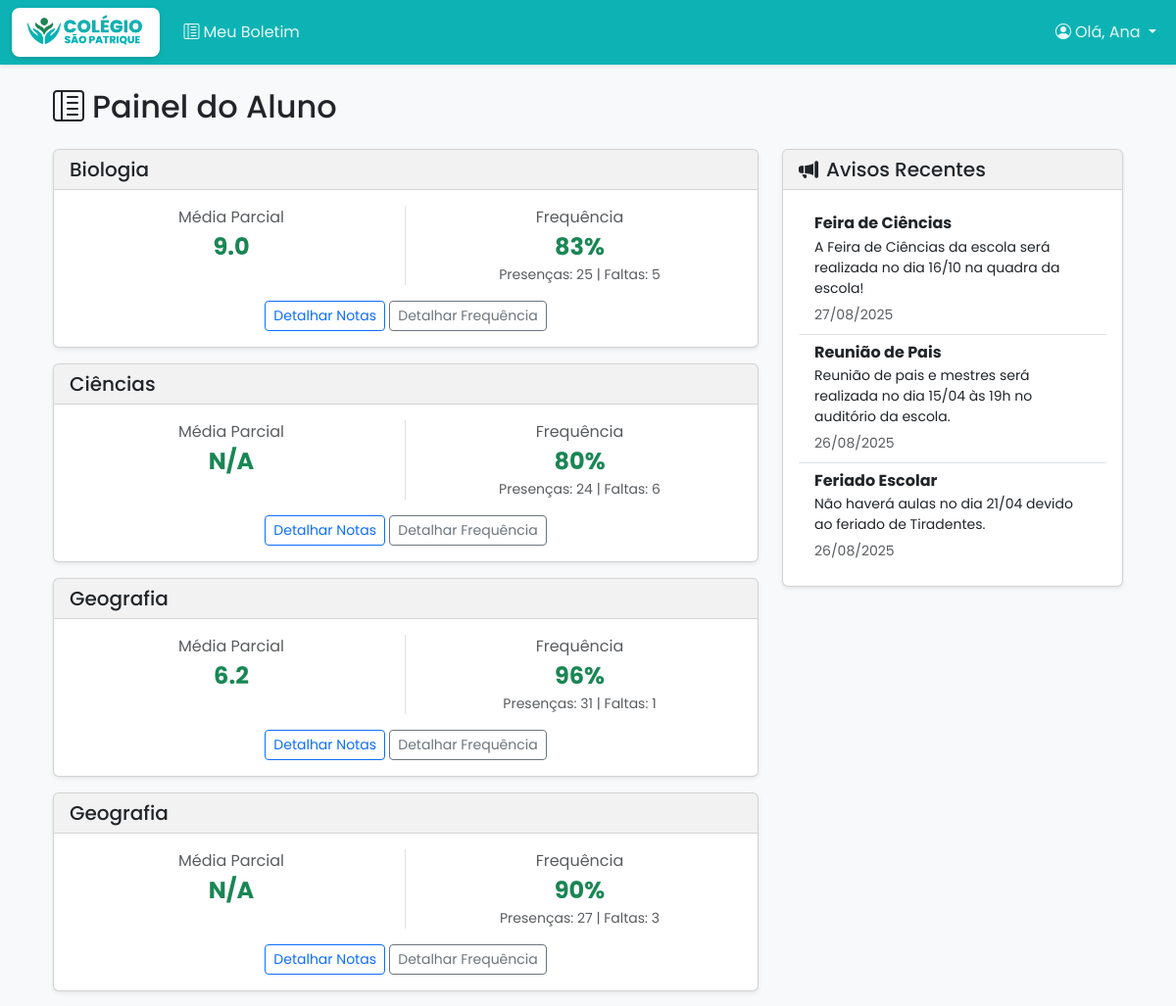
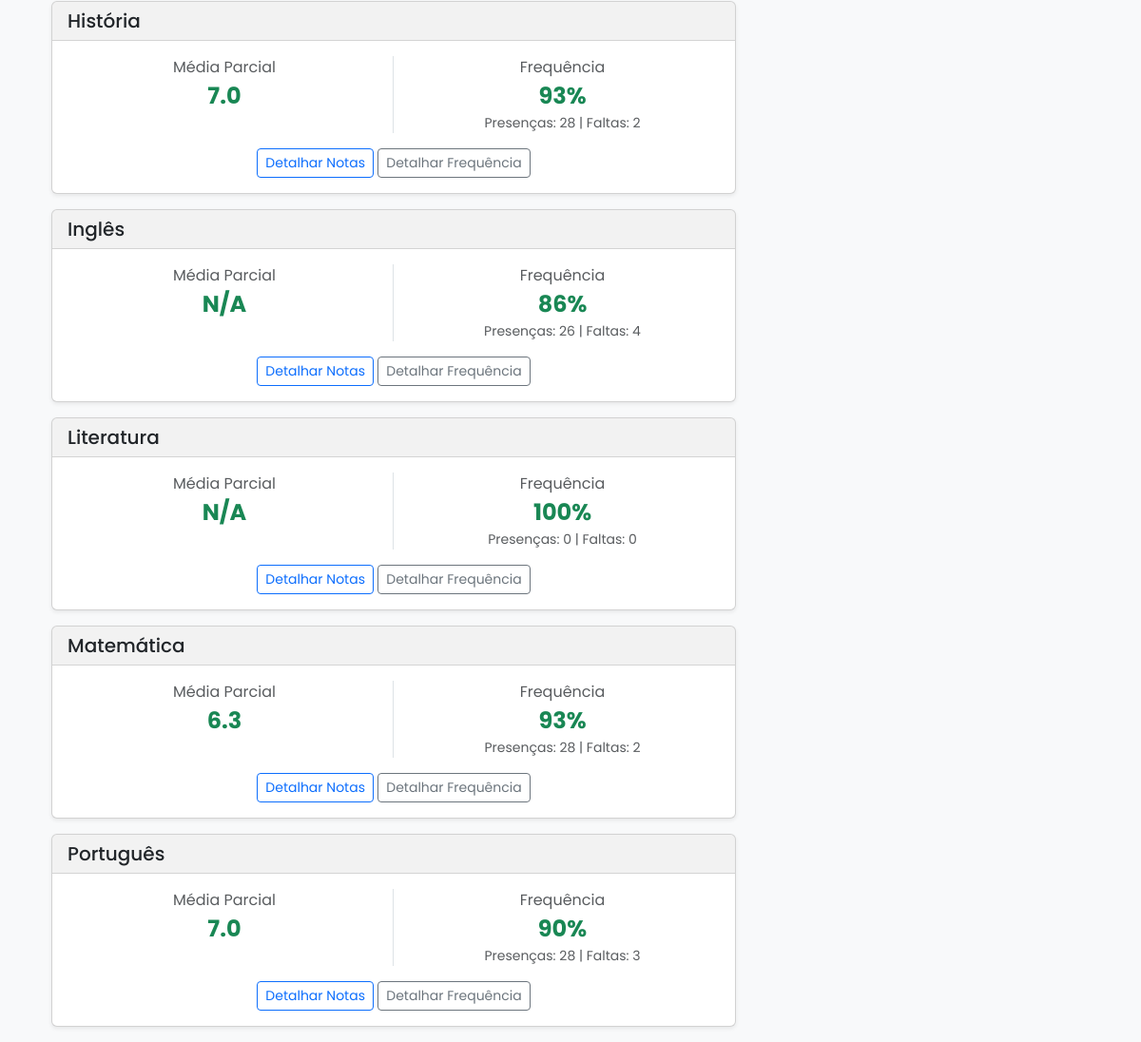
Screenshot of /aluno_dashboard (signed in) with the database file from the repository (2 pictures, top to bottom).
### tables this page shows
CREATE TABLE disciplina (
    id INTEGER PRIMARY KEY AUTOINCREMENT,
    nome TEXT NOT NULL,
    ano INTEGER NOT NULL,
    periodo TEXT -- Ex: "1Âº Semestre", "Anual"
);

CREATE TABLE aviso (
    id INTEGER PRIMARY KEY AUTOINCREMENT,
    titulo TEXT NOT NULL,
    conteudo TEXT NOT NULL,
    data_publicacao TIMESTAMP DEFAULT CURRENT_TIMESTAMP
);

### app.py (the view, shortened to what this page needs)
@app.route('/aluno_dashboard')
@role_required('aluno', 'responsavel')
def aluno_dashboard():
    conn = get_db_connection()
    user_id = session.get('user_id')
    user_type = session.get('user_type')
    aluno_selecionado_id = None
    alunos_associados = []
    if user_type == 'aluno':
        aluno_selecionado_id = user_id
    aluno = conn.execute('SELECT * FROM usuario WHERE id = ?', (aluno_selecionado_id,)).fetchone()
    if not aluno:
        flash('Aluno não encontrado.', 'danger')
        conn.close()
        return redirect(url_for('login'))
    disciplinas_aluno_db = conn.execute('''
        SELECT d.* FROM disciplina d JOIN inscricao i ON d.id = i.disciplina_id
        WHERE i.aluno_id = ? ORDER BY d.nome
    ''', (aluno_selecionado_id,)).fetchall()
    disciplinas_aluno = []
    for disciplina in disciplinas_aluno_db:
        disciplina_id = disciplina['id']
        disciplina_dict = dict(disciplina)
        notas = conn.execute('SELECT valor FROM nota JOIN avaliacao ON nota.avaliacao_id = avaliacao.id WHERE aluno_id = ? AND disciplina_id = ?', (aluno_selecionado_id, disciplina_id)).fetchall()
        if notas:
            disciplina_dict['media'] = round(sum(n['valor'] for n in notas) / len(notas), 1)
        else:
            disciplina_dict['media'] = None
        disciplina_dict['notas_detalhadas'] = conn.execute('''
            SELECT a.titulo as titulo_avaliacao, n.valor as nota, a.data_avaliacao
            FROM nota n
            JOIN avaliacao a ON n.avaliacao_id = a.id
            WHERE n.aluno_id = ? AND a.disciplina_id = ?
            ORDER BY a.data_avaliacao ASC
        ''', (aluno_selecionado_id, disciplina_id)).fetchall()
        frequencia = conn.execute('SELECT presente FROM frequencia WHERE aluno_id = ? AND disciplina_id = ?', (aluno_selecionado_id, disciplina_id)).fetchall()
        if frequencia:
            total_aulas = len(frequencia)
            presencas = sum(f['presente'] for f in frequencia)
            faltas = total_aulas - presencas
            disciplina_dict['percentual_frequencia'] = int((presencas / total_aulas) * 100)
            disciplina_dict['presencas'] = presencas
            disciplina_dict['faltas'] = faltas
        else:
            disciplina_dict['percentual_frequencia'] = 100
            disciplina_dict['presencas'] = 0
            disciplina_dict['faltas'] = 0
        frequencia_detalhada_db = conn.execute('SELECT data, presente FROM frequencia WHERE aluno_id = ? AND disciplina_id = ? ORDER BY data DESC', (aluno_selecionado_id, disciplina_id)).fetchall()
        lista_frequencia_corrigida = []
        for registro in frequencia_detalhada_db:
            lista_frequencia_corrigida.append({
                'data': datetime.strptime(registro['data'], '%Y-%m-%d').date(),
                'presente': registro['presente']
            })
        disciplina_dict['frequencia_detalhada'] = lista_frequencia_corrigida
        disciplinas_aluno.append(disciplina_dict)
    avisos_db = conn.execute('SELECT * FROM aviso ORDER BY data_publicacao DESC LIMIT 3').fetchall()
    avisos_formatados = []
    for aviso in avisos_db:
        aviso_dict = dict(aviso)
        aviso_dict['data_publicacao'] = datetime.strptime(aviso_dict['data_publicacao'], '%Y-%m-%d %H:%M:%S')
        avisos_formatados.append(aviso_dict)
    conn.close()
    return render_template('aluno_dashboard.html',
                           aluno=aluno,
                           disciplinas_aluno=disciplinas_aluno,
                           avisos=avisos_formatados,
                           alunos_associados=alunos_associados)

### app.py (called while the page is built, shortened)
def role_required(*allowed_roles):
    def decorator(f):
        @wraps(f)
        def decorated_function(*args, **kwargs):
            if "user_id" not in session:
                flash("Você precisa estar logado para acessar esta página.", "warning")
                return redirect(url_for("login"))
            user_role = session.get("user_type") # Usar user_type conforme definido no login
            return f(*args, **kwargs)
        return decorated_function
    return decorator

def get_db_connection():
    conn = sqlite3.connect('escola.db')
    conn.row_factory = sqlite3.Row
    return conn

### templates/aluno_dashboard.html (shortened to what this page needs)
{% extends 'base.html' %}
{% block content %}
<div class="container mt-4">
    <div class="d-flex justify-content-between align-items-center mb-4">
        <h2 class="mb-0"><i class="bi bi-layout-text-sidebar-reverse me-2"></i>Painel do Aluno</h2>
    </div>
    <div class="row g-4">
        <div class="col-lg-8">
            {% if disciplinas_aluno %}
                {% for disciplina in disciplinas_aluno %}
                <div class="card shadow-sm mb-3">
                    <div class="card-header">
                        <h5 class="mb-0">{{ disciplina.nome }}</h5>
                    </div>
                    <div class="card-body">
                        <div class="row text-center mb-3">
                            <div class="col-6 border-end">
                                <div class="text-muted">Média Parcial</div>
                                <div class="fs-4 fw-bold {% if disciplina.media is not none and disciplina.media < 6 %}text-danger{% else %}text-success{% endif %}">
                                    {{ "%.1f"|format(disciplina.media) if disciplina.media is not none else 'N/A' }}
                                </div>
                            </div>
                            <div class="col-6">
                                <div class="text-muted">Frequência</div>
                                <div class="fs-4 fw-bold {% if disciplina.percentual_frequencia < 75 %}text-danger{% else %}text-success{% endif %}">
                                    {{ disciplina.percentual_frequencia }}%
                                </div>
                                <div class="small text-muted">
                                    Presenças: {{ disciplina.presencas }} | Faltas: {{ disciplina.faltas }}
                                </div>
                            </div>
                            </div>
                        <div class="text-center">
                            <button class="btn btn-outline-primary btn-sm" type="button" data-bs-toggle="collapse" data-bs-target="#notas-{{ disciplina.id }}">
                                Detalhar Notas
                            </button>
                            <button class="btn btn-outline-secondary btn-sm" type="button" data-bs-toggle="collapse" data-bs-target="#frequencia-{{ disciplina.id }}">
                                Detalhar Frequência
                            </button>
                            </div>
                        </div>
                </div>
                {% endfor %}
            {% else %}
                <div class="alert alert-warning">Você não está inscrito em nenhuma disciplina.</div>
            {% endif %}
        </div>
        <div class="col-lg-4">
            <div class="card shadow-sm">
                <div class="card-header"><h5 class="mb-0"><i class="bi bi-megaphone-fill me-2"></i>Avisos Recentes</h5></div>
                <div class="card-body">
                    {% if avisos %}
                        <ul class="list-group list-group-flush">
                        {% for aviso in avisos %}
                            <li class="list-group-item">
                                <h6 class="fw-bold mb-1">{{ aviso.titulo }}</h6>
                                <p class="mb-1 small">{{ aviso.conteudo }}</p>
                                <small class="text-muted">{{ aviso.data_publicacao.strftime('%d/%m/%Y') }}</small>
                            </li>
                        {% endfor %}
                        </ul>
                    {% else %}
                        <p class="text-muted mb-0">Nenhum aviso publicado.</p>
                    {% endif %}
                </div>
            </div>
        </div>
    </div>
</div>
{% endblock %}

### templates/base.html (shortened to what this page needs)
<!doctype html>
<html lang="pt-br">
<head>
    <link href="https://cdn.jsdelivr.net/npm/bootstrap@5.3.3/dist/css/bootstrap.min.css" rel="stylesheet">
    <link rel="stylesheet" href="https://cdn.jsdelivr.net/npm/bootstrap-icons@1.11.3/font/bootstrap-icons.min.css">
    <link rel="stylesheet" href="{{ url_for('static', filename='css/style.css' ) }}">
</head>
<body>
<nav class="navbar navbar-expand-lg navbar-dark bg-primary shadow-sm">
    <div class="container-fluid">
        <a class="navbar-brand logo-container" href="{{ url_for('index') }}">
             <img src="{{ url_for('static', filename='img/logo.png') }}" alt="Logo da Escola" style="max-height: 40px; width: auto;">
        </a>
        <div class="collapse navbar-collapse" id="navbarNav">
            <ul class="navbar-nav me-auto mb-2 mb-lg-0">
                {% if session.user_id %}
                    {% if session.user_type == 'gestor' %}
                        <li class="nav-item">
                            <a class="nav-link" href="{{ url_for('index') }}"><i class="bi bi-speedometer2 me-1"></i>Dashboard</a>
                        </li>
                        <li class="nav-item">
                            <a class="nav-link" href="{{ url_for('usuarios') }}"><i class="bi bi-people-fill me-1"></i>Usuários</a>
                        </li>
                       <li class="nav-item">
                            <a class="nav-link" href="{{ url_for('disciplinas') }}"><i class="bi bi-book-half me-1"></i>Disciplinas</a>
                        </li>
                        <li class="nav-item">
                            <a class="nav-link" href="{{ url_for('gerenciar_avisos') }}"><i class="bi bi-megaphone-fill me-1"></i>Avisos</a>
                        </li>
                        <li class="nav-item">
                            <a class="nav-link" href="{{ url_for('relatorios') }}"><i class="bi bi-bar-chart-line-fill me-1"></i>Relatórios</a>
                        </li>
                    {% elif session.user_type == 'professor' %}
                        <li class="nav-item">
                            <a class="nav-link" href="{{ url_for('professor_dashboard', professor_id=session.user_id) }}"><i class="bi bi-speedometer2 me-1"></i>Meu Painel</a>
                        </li>
                    {% elif session.user_type == 'aluno' or session.user_type == 'responsavel' %}
                        <li class="nav-item">
                            <a class="nav-link" href="{{ url_for('aluno_dashboard') }}"><i class="bi bi-layout-text-sidebar-reverse me-1"></i>Meu Boletim</a>
                        </li>
                    {% endif %}
                {% endif %}
            </ul>
            {% if session.user_id %}
            <div class="navbar-nav">
                <li class="nav-item dropdown">
                    <a class="nav-link dropdown-toggle" href="#" id="navbarUserDropdown" role="button" data-bs-toggle="dropdown" aria-expanded="false">
                        <i class="bi bi-person-circle me-1"></i>Olá, {{ session.user_name.split()[0] }}
                    </a>
                </li>
            </div>
            {% endif %}
        </div>
    </div>
</nav>
    <main class="container mt-4">
        {% block content %}{% endblock %}
    </main>
    </body>
</html>

### static/css/style.css (style rules this page uses)
:root { --cor-primaria: #0db3b4; --cor-secundaria: #9fa7ae; --cor-sucesso: #198754; --cor-perigo: #dc3545; --cor-aviso: #ffc107; --cor-info: #07a1a1; --cor-fundo: #f8f9fa; --cor-texto: #212529; }
body { font-family: 'Poppins', sans-serif; background-color: var(--cor-fundo); color: var(--cor-texto); }
.bg-primary { background-color: var(--cor-primaria) !important; }
.navbar-dark .navbar-brand, .navbar-dark .nav-link { color: rgba(255, 255, 255, 0.9); }
.card-header { background-color: rgba(0, 0, 0, 0.05); border-bottom: 1px solid rgba(0, 0, 0, 0.125); }
a { color: var(--cor-primaria); }
.logo-container { background-color: white; border-radius: 8px; padding: 5px 10px; transition: all 0.3s ease; box-shadow: 0 2px 5px rgba(0, 0, 0, 0.15); }

### rows the page displays
disciplina: nome "Biologia", media "9.0", percentual_frequencia "83", presencas "25", faltas "5"
disciplina: nome "Ciências", media "N/A", percentual_frequencia "80", presencas "24", faltas "6"
disciplina: nome "Geografia", media "6.2", percentual_frequencia "96", presencas "31", faltas "1"
disciplina: nome "Geografia", media "N/A", percentual_frequencia "90", presencas "27", faltas "3"
disciplina: nome "História", media "7.0", percentual_frequencia "93", presencas "28", faltas "2"
disciplina: nome "Inglês", media "N/A", percentual_frequencia "86", presencas "26", faltas "4"
disciplina: nome "Literatura", media "N/A", percentual_frequencia "100", presencas "0", faltas "0"
disciplina: nome "Matemática", media "6.3", percentual_frequencia "93", presencas "28", faltas "2"
disciplina: nome "Português", media "7.0", percentual_frequencia "90", presencas "28", faltas "3"
aviso: titulo "Feira de Ciências", conteudo "A Feira de Ciências da escola será realizada no dia 16/10 na quadra da escola!", data_publicacao "27/08/2025"
aviso: titulo "Reunião de Pais", conteudo "Reunião de pais e mestres será realizada no dia 15/04 às 19h no auditório da escola.", data_publicacao "26/08/2025"
aviso: titulo "Feriado Escolar", conteudo "Não haverá aulas no dia 21/04 devido ao feriado de Tiradentes.", data_publicacao "26/08/2025"

### other values shown
{{ session.user_name.split()[0] }} "Ana"
